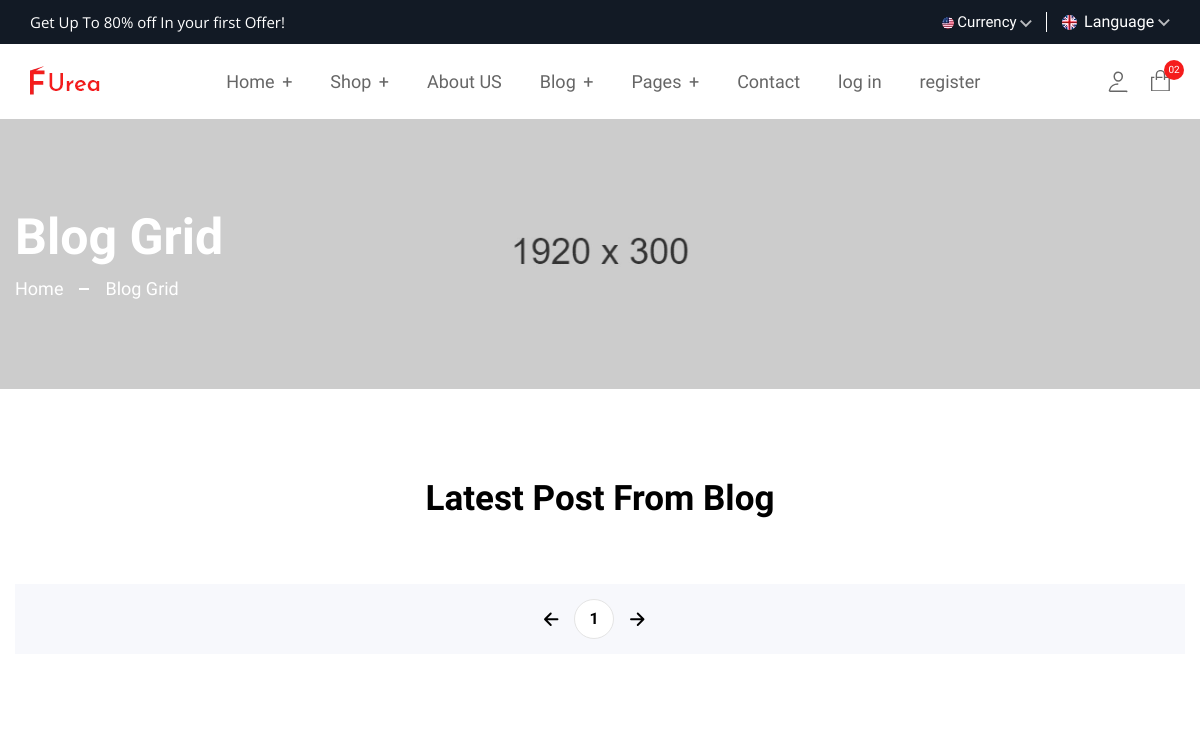
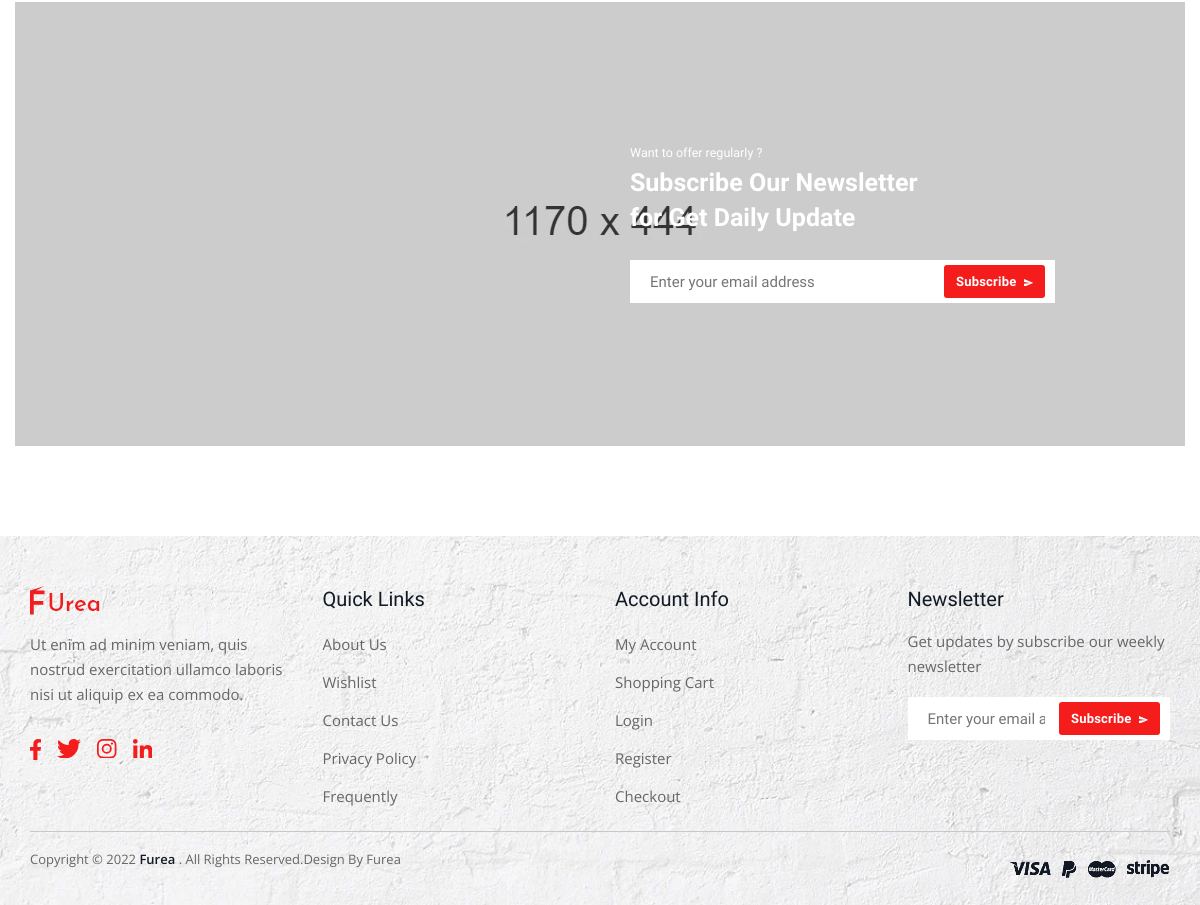
/blog/, run on an earlier commit of the app's database (2 pictures, top to bottom).
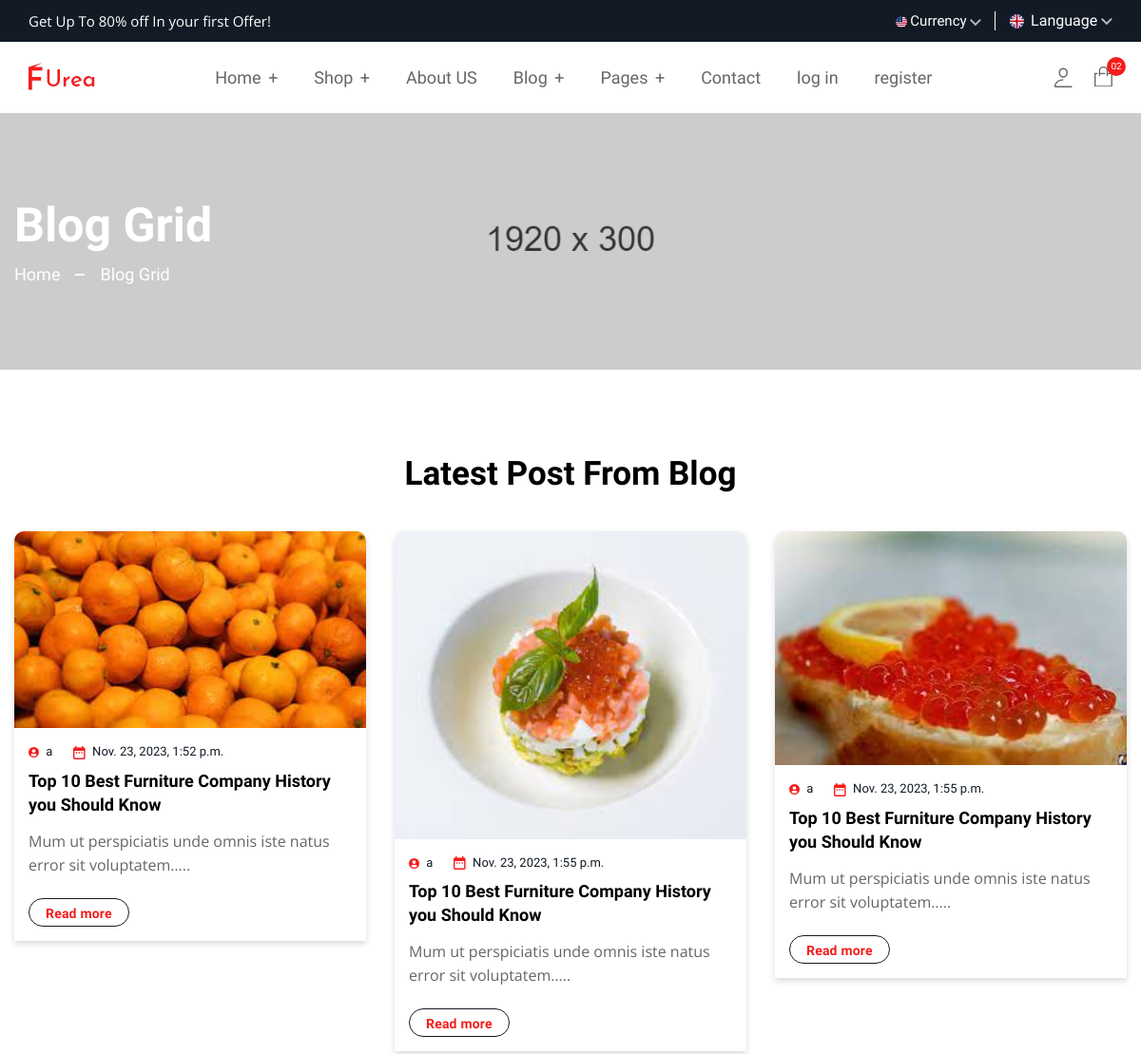
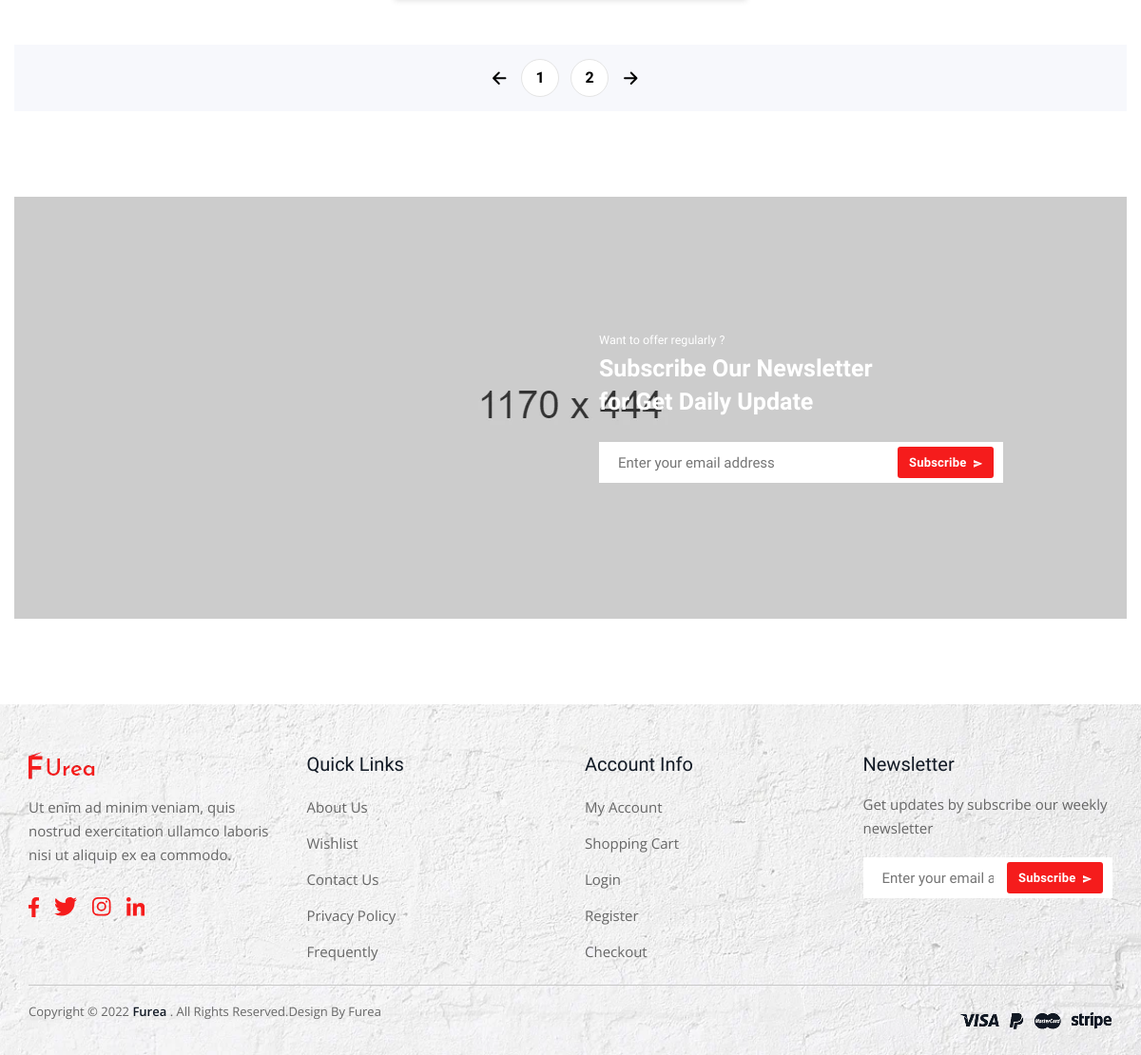
And on a later commit of the database (2 pictures, top to bottom).
### app/models.py (models this page shows, shortened)
class Blogs(Model):
    title = CharField(max_length=250)
    text = TextField()
    image = ImageField()
    created_at = DateTimeField(auto_now_add=True)
    author = ForeignKey( settings.AUTH_USER_MODEL,on_delete=CASCADE)

### app/views.py (the view)
# urls.py: path('blog/', blog, name='blog'),
def blog(request):
    rows = Blogs.objects.all()
    paginator = Paginator(rows, 3)
    page_number = 1
    if request.GET.get('page'):
        page_number = int(request.GET.get('page'))
    next_page = page_number + 1 if (page_number) < len(paginator.page_range) else 1
    previos_page = page_number - 1 if (page_number - 1) != 0 else page_number
    context = {
        'rows':paginator.page(page_number),
        'pages':paginator.page_range,
        'nextP':next_page,
        'previosP':previos_page,
    }
    return render(request,'blog.html',context)

### app/templates/blog.html (shortened to what this page needs)
{% extends 'base.html' %}
{% load static %}
{% block content %}
    <main class="main__content_wrapper">
        <section class="breadcrumb__section breadcrumb__bg">
            <div class="container">
                <div class="row row-cols-1">
                    <div class="col">
                        <div class="breadcrumb__content">
                            <h1 class="breadcrumb__content--title text-white mb-10">Blog Grid</h1>
                            <ul class="breadcrumb__content--menu d-flex">
                                <li class="breadcrumb__content--menu__items"><a class="text-white" href="index.html">Home</a></li>
                                <li class="breadcrumb__content--menu__items"><span class="text-white">Blog Grid</span></li>
                            </ul>
                        </div>
                    </div>
                </div>
            </div>
        </section>
        <section class="blog__section section--padding">
            <div class="container">
                <div class="section__heading text-center mb-40">
                    <h2 class="section__heading--maintitle">Latest Post From Blog</h2>
                </div>
                <div class="blog__section--inner p-0">
                    <div class="row row-cols-lg-3 row-cols-md-2 row-cols-sm-2 row-cols-1 mb--n30">
                        {% for row in rows %}
                        <div class="col mb-30">
                            <div class="blog__items">
                                <div class="blog__thumbnail">
                                    <a class="blog__thumbnail--link display-block" href="#"><img class="blog__thumbnail--img display-block" src="{{row.image.url}}" alt="blog-img"></a>
                                </div>
                                <div class="blog__content">
                                    <ul class="blog__content--meta d-flex">
                                        <li class="blog__content--meta__text">
                                           {{row.author.username}}
                                        </li>
                                        <li class="blog__content--meta__text">
                                            {{row.created_at}}
                                        </li>
                                    </ul>
                                    <h3 class="blog__content--title h4"><a href="blog-details.html">Top 10 Best Furniture Company
                                        History you Should Know</a></h3>
                                    <p class="blog__content--desc">Mum ut perspiciatis unde omnis iste
                                        natus error sit voluptatem…..</p>
                                    <a class="blog__content--btn primary__btn" href="blog-details.html">Read more </a>
                                </div>
                            </div>
                        </div>
                        {% endfor %}
                    </div>
                    <div class="pagination__area bg__gray--color">
                        <nav class="pagination justify-content-center">
                            <ul class="pagination__wrapper d-flex align-items-center justify-content-center">
                                <li class="pagination__list">
                                    <a href="http://127.0.0.1:8000/blog/?page={{previosP}}" class="pagination__item--arrow  link ">
                                    <svg xmlns="http://www.w3.org/2000/svg"  width="22.51" height="20.443" viewBox="0 0 512 512"><path fill="none" stroke="currentColor" stroke-linecap="round" stroke-linejoin="round" stroke-width="48" d="M244 400L100 256l144-144M120 256h292"/></svg></a>
                                <li>
                                    {% for i in pages%}
                                    <li class="pagination__list"><a href="http://127.0.0.1:8000/blog/?page={{i}}" class="pagination__item link">{{i}}</a></li>
                                    {% endfor %}
                                <li class="pagination__list">
                                    <a href="http://127.0.0.1:8000/blog/?page={{nextP}}" class="pagination__item--arrow  link ">
                                    <svg xmlns="http://www.w3.org/2000/svg" width="22.51" height="20.443" viewBox="0 0 512 512"><path fill="none" stroke="currentColor" stroke-linecap="round" stroke-linejoin="round" stroke-width="48" d="M268 112l144 144-144 144M392 256H100"/></svg></a>
                            </ul>
                        </nav>
                    </div>
                </div>
            </div>
        </section>
        <section class="newsletter__banner--section section--padding pt-0">
            <div class="container">
                <div class="newsletter__banner--thumbnail position__relative">
                    <img class="newsletter__banner--thumbnail__img" src="assets/img/banner/banner-bg7.webp" alt="newsletter-banner">
                    <div class="newsletter__content newsletter__subscribe">
                        <h5 class="newsletter__content--subtitle text-white">Want to offer regularly ?</h5>
                        <h2 class="newsletter__content--title text-white h3 mb-25">Subscribe Our Newsletter <br>
                            for Get Daily Update</h2>
                        <form class="newsletter__subscribe--form position__relative" action="#">
                            <label>
                                <input class="newsletter__subscribe--input" placeholder="Enter your email address" type="email">
                            </label>
                            <button class="newsletter__subscribe--button primary__btn" type="submit">Subscribe
                                <svg class="newsletter__subscribe--button__icon" xmlns="http://www.w3.org/2000/svg" width="9.159" height="7.85" viewBox="0 0 9.159 7.85">
                                    <path  data-name="Icon material-send" d="M3,12.35l9.154-3.925L3,4.5,3,7.553l6.542.872L3,9.3Z" transform="translate(-3 -4.5)" fill="currentColor"/>
                                </svg>
                            </button>
                        </form>
                    </div>
                </div>
            </div>
        </section>
    </main>
{% endblock %}

What changed in the data, as far as the page shows it:
added Blogs: image (picture), author.username "a", created_at "Nov. 23, 2023, 1:52 p.m."
added Blogs: image (picture), author.username "a", created_at "Nov. 23, 2023, 1:55 p.m."
added Blogs: image (picture), author.username "a", created_at "Nov. 23, 2023, 1:55 p.m."
Also different on the page:
new list line: "2"
